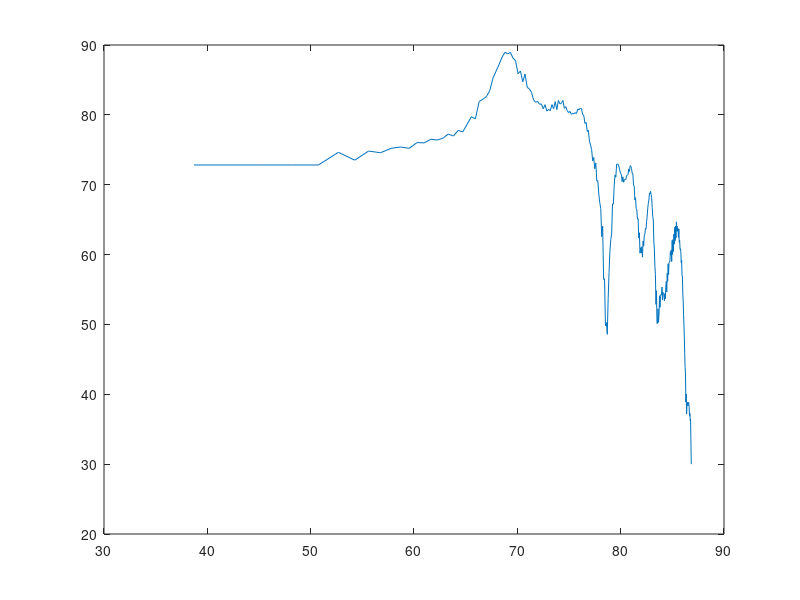

The MATLAB source for this figure:
azi0 = load('azi_0radius_0.2.dat');
azi45 = load('azi_45radius_0.2.dat');
azi90 = load('azi_90radius_0.2.dat');
azi135 = load('azi_135radius_0.2.dat');
azi180 = load('azi_180radius_0.2.dat');
freq = linspace(0, 44100, 513)
% plot(20 * log10(abs(fft(azi0))));
% hold on
% plot(20 * log10(abs(fft(azi45))));
% hold on
% plot(20 * log10(abs(fft(azi90))));
% hold on
% plot(20 * log10(abs(fft(azi135))));
% hold on
b = 20 * log10(abs(fft(azi180(1:512))));
plot(20 * log10(abs(freq(1:256))), b(1:256));